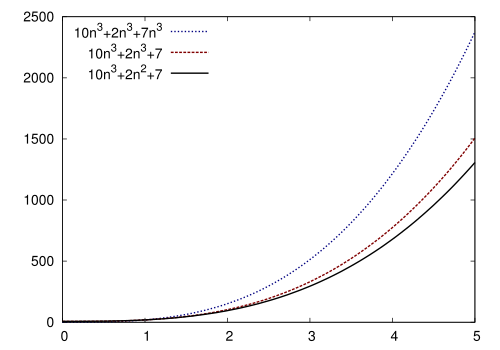

Write the gnuplot code that produced this figure.
set xrange [0:5]
set key top left spacing 1.5
set arrow from 1,0 to 1,10 ls 9  nohead
plot \
   10*x*x*x+2*x*x*x+7*x*x*x with lines ls 3 title "10n^3+2n^3+7n^3", \
   10*x*x*x+2*x*x*x+7 with lines ls 2 title "10n^3+2n^3+7", \
   10*x*x*x+2*x*x+7 with lines ls 1 title "10n^3+2n^2+7"
